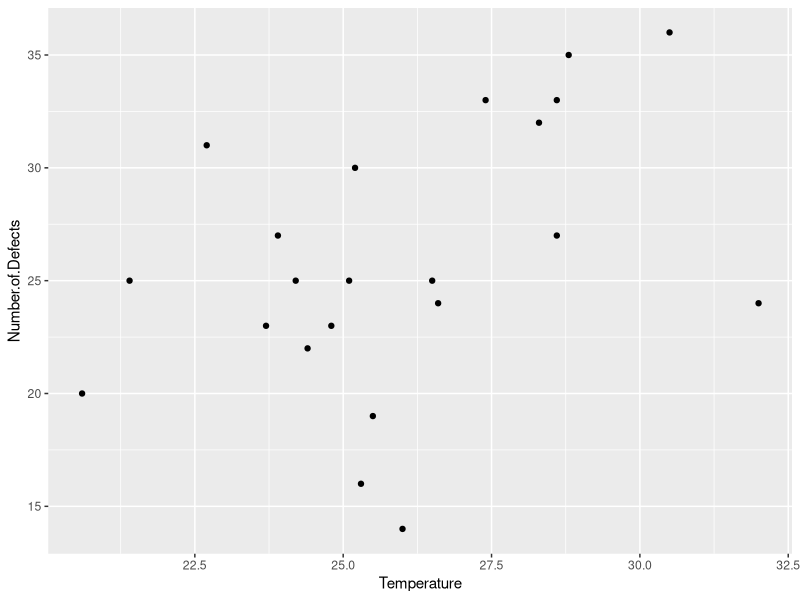
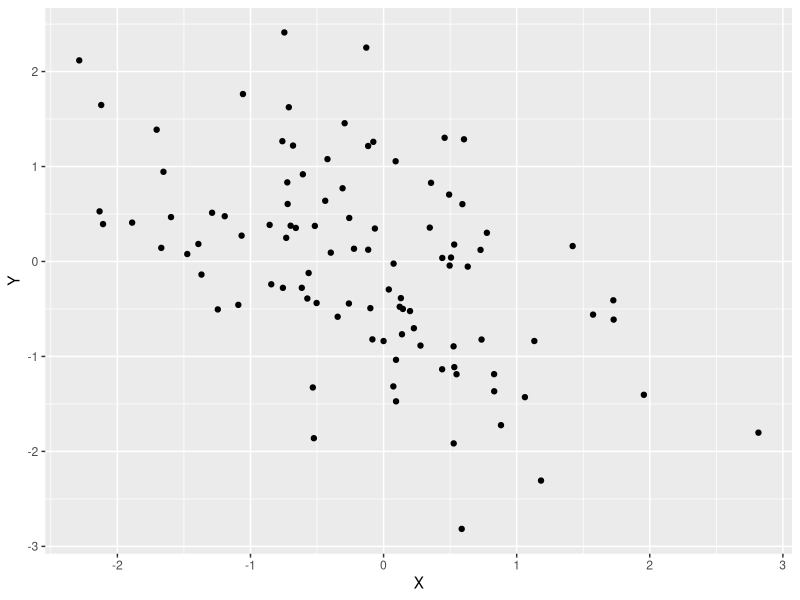
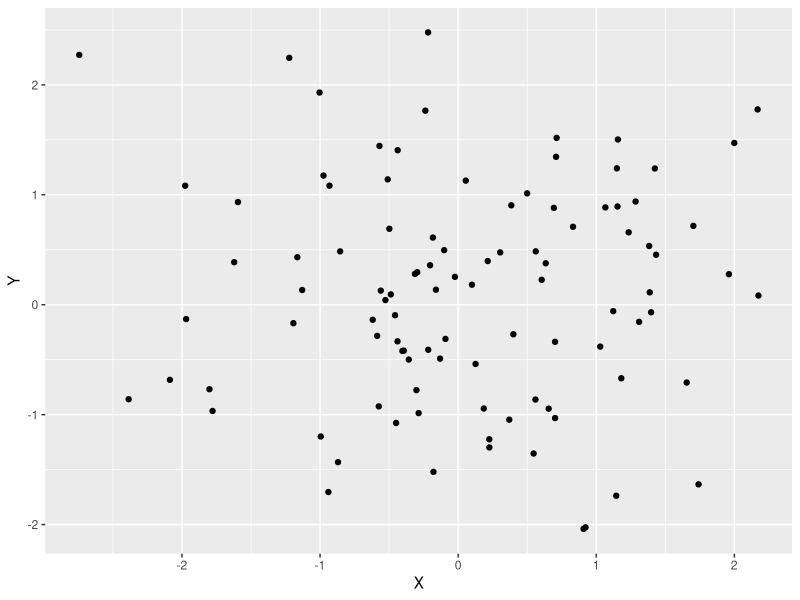
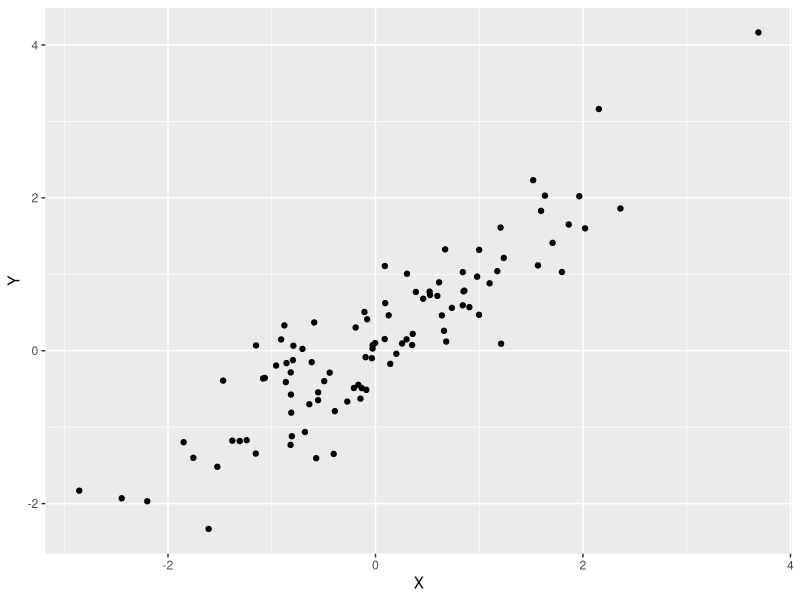
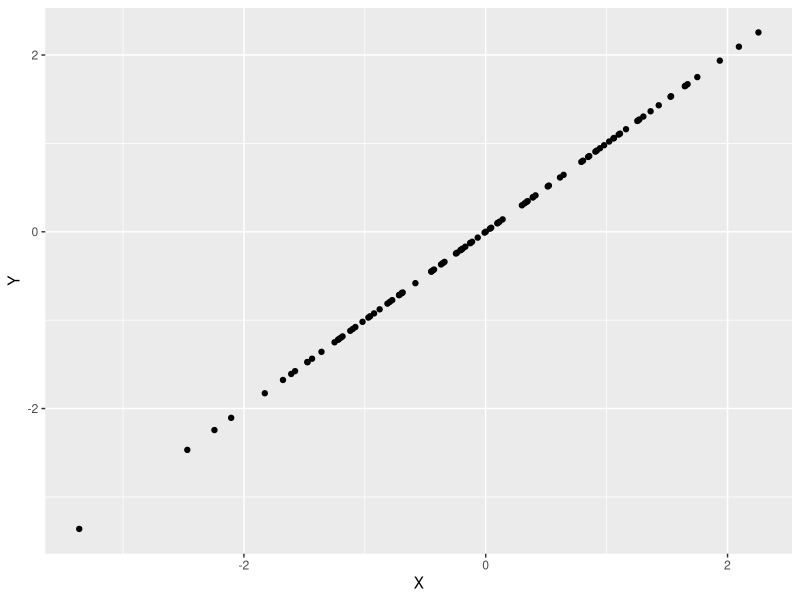
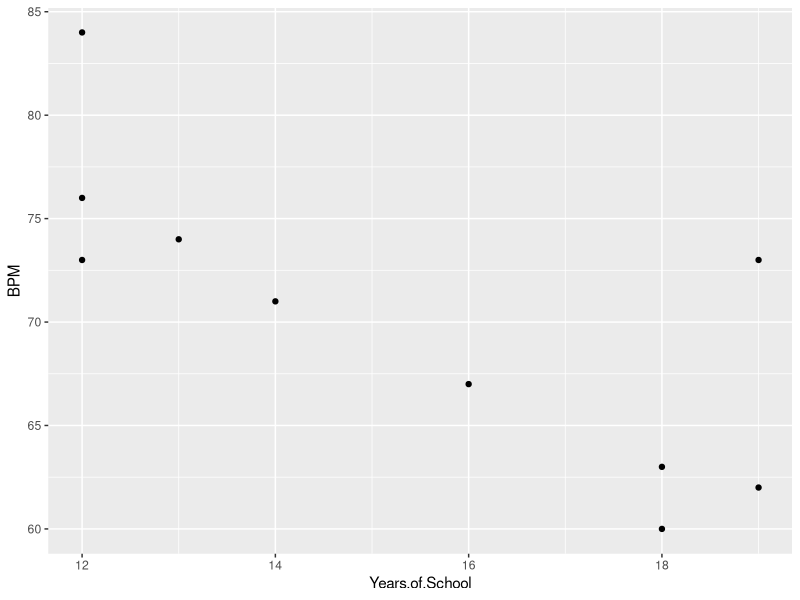

Write the R code that produced these figures, in order.
## ---- chunk 1
#| label: tbl-temp_defect
#| tbl-cap: "天气温度和产品缺陷量数据"
#| warning: false
#| 
library(knitr)
df <- read.table("../misc/temp_defect.csv", header=TRUE, sep=",")
kable(df, align="l")
## ---- chunk 2
#| label: fig-temp_defect
#| fig-cap: "天气温度和产品缺陷量散点图"
#| warning: false
#| 
library(ggplot2)
df <- read.table("../misc/temp_defect.csv", header=TRUE, sep=",")
ggplot(df, aes(x=Temperature, y=Number.of.Defects)) + 
    geom_point()
## ---- chunk 3
#| label: fig-2_6_cc
#| fig-cap: "不同样本相关系数的数据散点图"
#| fig-subcap:
#|   - "r = -0.5"
#|   - "r = 0"
#|   - "r = 0.9"
#|   - "r = 1" 
#| layout-ncol: 2
#| warning: false

library(MASS)  
library(ggplot2)

# 设置你想要的相关系数  
rho <- -0.5  # 例如，我们想要的相关系数是0.5  

# 创建一个协方差矩阵。假设两个变量的方差都是1（对于标准化数据）  
# 协方差矩阵的对角线元素是方差，非对角线元素是协方差（与相关系数相关）  
Sigma <- matrix(c(1, rho, rho, 1), nrow = 2)  
data <- mvrnorm(n = 100, mu = c(0, 0), Sigma = Sigma)
df1 <- as.data.frame(data)
colnames(df1) <- c("X", "Y")

rho <- 0   
Sigma <- matrix(c(1, rho, rho, 1), nrow = 2)  
data <- mvrnorm(n = 100, mu = c(0, 0), Sigma = Sigma)
df2 <- as.data.frame(data)
colnames(df2) <- c("X", "Y")

rho <- 0.9   
Sigma <- matrix(c(1, rho, rho, 1), nrow = 2)  
data <- mvrnorm(n = 100, mu = c(0, 0), Sigma = Sigma)
df3 <- as.data.frame(data)
colnames(df3) <- c("X", "Y")

rho <- 1
Sigma <- matrix(c(1, rho, rho, 1), nrow = 2)  
data <- mvrnorm(n = 100, mu = c(0, 0), Sigma = Sigma)
df4 <- as.data.frame(data)
colnames(df4) <- c("X", "Y")

ggplot(df1, aes(x=X, y=Y)) +
    geom_point()

ggplot(df2, aes(x=X, y=Y)) +
    geom_point()

ggplot(df3, aes(x=X, y=Y)) +
    geom_point()

ggplot(df4, aes(x=X, y=Y)) +
    geom_point()
## ---- chunk 4
df <- read.table("../misc/temp_defect.csv", header=TRUE, sep=",")
r <- cor(df$Temperature, df$Number.of.Defects)
print(r)
## ---- chunk 5
library(knitr)
person <- seq(1:10)
Years <- c(12, 16, 13, 18, 19, 12, 18, 19, 12, 14)
BPM <- c(73, 67, 74, 63, 73, 84, 60, 62, 76, 71)
df <- data.frame(Person=person, Years.of.School=Years, BPM=BPM)

kable(df, align="l")
## ---- chunk 6
#| label: fig-2_6_bpm
#| fig-cap: "不同数据集的直方图"
#| warning: false

library(ggplot2)
person <- seq(1:10)
Years <- c(12, 16, 13, 18, 19, 12, 18, 19, 12, 14)
BPM <- c(73, 67, 74, 63, 73, 84, 60, 62, 76, 71)
df <- data.frame(Person=person, Years.of.School=Years, BPM=BPM)

ggplot(df, aes(x=Years.of.School, y=BPM)) +
    geom_point()
